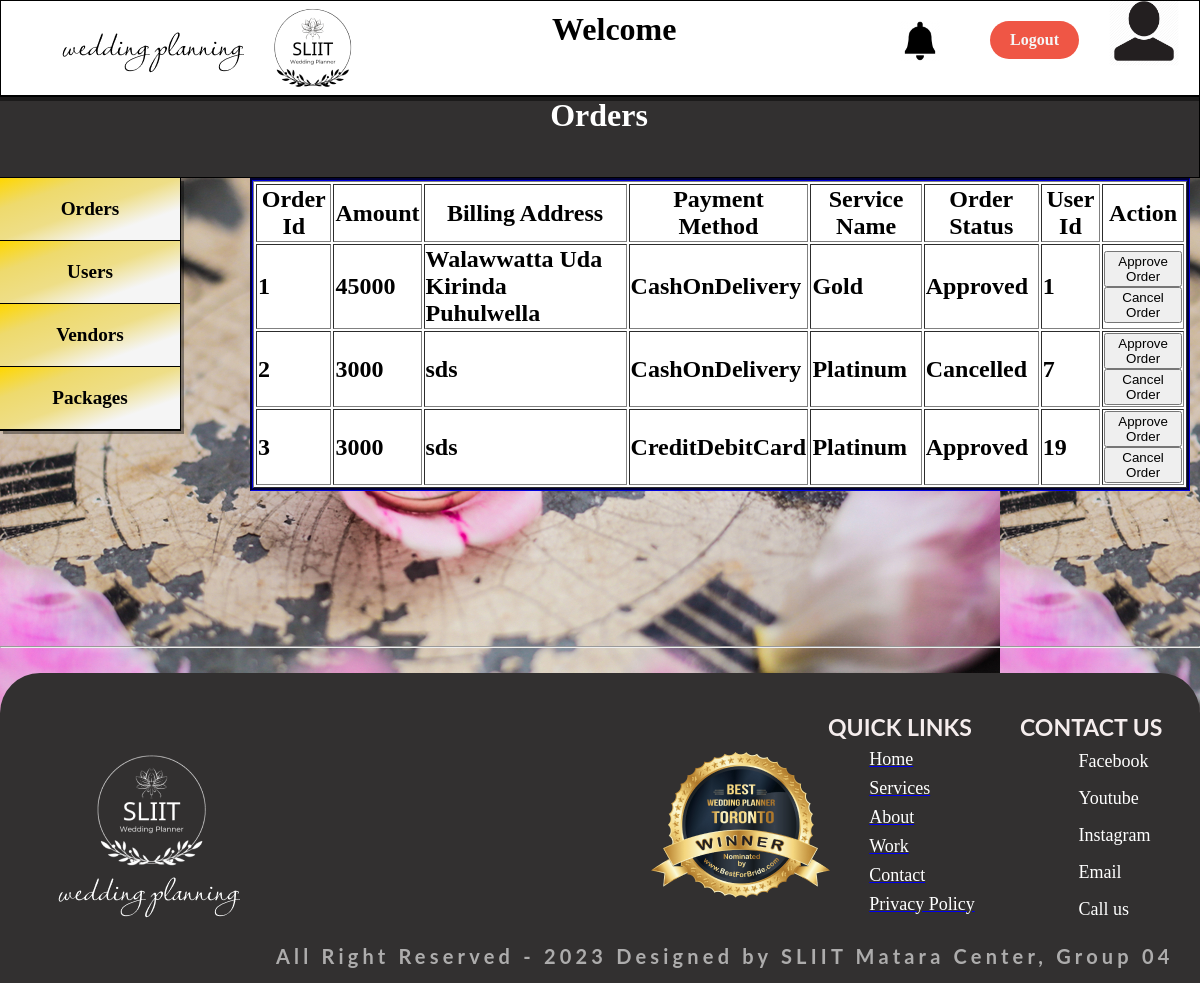
Screenshot of /MgDashboard/orders.php (signed in) with the database file from the repository.
### tables this page shows
CREATE TABLE `orders` (
  `order_id` int(11) NOT NULL,
  `Amount` int(11) NOT NULL,
  `BillingAddress` varchar(500) NOT NULL,
  `PaymentMethod` varchar(200) NOT NULL,
  `serviceName` varchar(500) NOT NULL,
  `orderStatus` varchar(200) NOT NULL DEFAULT 'pending',
  `user_id` int(200) NOT NULL
);

### MgDashboard/orders.php (the view, shortened to what this page needs)
<?php
	include_once './logHeader.php';
?>
<!DOCTYPE html>
<html lang="en">
    <head>
        <link rel="stylesheet" href="./Style/package.css">
    </head>
    <body>
        <main style="background-image: url(./images/bg1.jpg);">
            <div id="top">
                <center><h1 style="padding-bottom: 5px;"> Orders</h1></center>
            </div>
	   <ul class="nav-menu">
            <li><a href="orders.php">Orders</a></li>
            <li><a href="userprofile.php">Users</a></li>
            <li><a href="vendor.php">Vendors</a></li>
			<li><a href="package.php">Packages</a></li>
        </ul>
		<?php
			$sql = "select * from orders";
			$result = $conn->query($sql);
		?>
		<div class="mn_package">
			<div><h2>
			<div class = "productData">
			<table border = "1" width = 100%>
				<tr>
                    <th>Order Id </th>
					<th>Amount </th>
					<th>Billing Address</th>
					<th>Payment Method</th>
                    <th>Service Name</th>
                    <th>Order Status</th>
                    <th>User Id</th>
					<th>Action </th>
				</tr>
			<?php
					while($row = $result->fetch_assoc())
					{
						echo"<tr>";
                        echo"<td>".$row["order_id"]."</td>";
						echo"<td>".$row["Amount"]."</td>";
						echo"<td>".$row["BillingAddress"]."</td>";
						echo"<td>".$row["PaymentMethod"]."</td>";
                        echo"<td>".$row["serviceName"]."</td>";
                        echo"<td>".$row["orderStatus"]."</td>";
                        echo"<td>".$row["user_id"]."</td>";
						echo"<td>
							<a href = '#?id=$row[order_id]'></a>";
			?>
							<div id="delete-btn">
								<a id="cancel-link" href="orderapprove.php?orderid=<?php echo $row['order_id']."&userid=".$row['user_id']?>">
									<button id="delete-btn">Approve Order</button>
								</a>
							</div>
							<div id="delete-btn">
								<a id="cancel-link" href="ordercancel.php?orderid=<?php echo $row['order_id']."&userid=".$row['user_id']?>">
									<button id="delete-btn">Cancel Order</button>
								</a>
							</div>
			<?php echo"
							</td>";
						echo "</tr>";
					}
			?>
			</table>
			</div>
			</h2></div>
		</div>
	<hr>
         <?php
             include_once 'footer.php';
        ?>
    </body>
</html>

### MgDashboard/logHeader.php (shortened to what this page needs)
<!DOCTYPE html>
<html lang="en">
    <head>
		<link rel="stylesheet" href="./Style/logheader.css">
    </head>
    <body>
		<header>
            <img src="./images/logo/Logo.png" alt="logo" />
            <h1>Welcome</h1>
            <nav>
                <ul>
                    <a href="#"><img id="notify" src="./images/dashboard/notifi.png" alt="logo"/></a>
                    <a href="myprofile.html"><img id="prof" src="./images/dashboard/profile.png" alt="logo"/></a>
                    <a href="../includes/logout.php"><button type="button" id="lout">Logout</button></a>
                </ul>
            </nav>
        </header>
    </body>
</html>

### MgDashboard/footer.php (shortened to what this page needs)
<!DOCTYPE html>
<html lang="en">
    <head>
        <link rel="stylesheet" href="./Style/package.css">
    </head>
    <body>
        <footer id="footer">
                <div>
                    <div>
                        <img src="../Src/Images/logo/white-logo.png" alt="">
                        <img src="../Src/Images/footer/Planner 1.png" alt="">
                        <ul>
                            <a href="../index.php"><li>Home</li></a>
                            <a href="../service.php"><li>Services</li></a>
                            <a href="../LogAboutus.php"><li>About</li></a>
                            <a href="#"><li>Work</li></a>
                            <a href="../LogContact.php"><li>Contact</li></a>
                            <a href="../privacy_policy.php"><li>Privacy Policy</li></a>
                        </ul>
                        <ul>
                            <a href="#"></a><li>Facebook</li></a>
                            <a href="#"></a><li>Youtube</li></a>
                            <a href="#"></a><li>Instagram</li></a>
                            <a href="#"></a><li>Email</li></a>
                            <a href="#"></a><li>Call us</li></a>
                        </ul>
                    </div>
                    <h3>Quick links</h3>
                    <h3>Contact Us</h3>
                    <p>All Right Reserved - 2023 Designed by SLIIT Matara Center, Group 04</p>
                </div>
        </footer>
    </body>
</html>

### MgDashboard/Style/logheader.css (style rules this page uses)
body { margin: 0; }
header { height: 94px; background: #fff; border: 1px solid black; position: relative; box-shadow: 0px 0px 0px 5px rgba(0, 0, 0, 0.471); z-index: 10; }
header > img { position: relative; left: 61px; }
header > nav { position: absolute; right: 20px; top: 10px; }
header > h1 { position: absolute; margin-left: 46%; margin-right: 54%; top: 10px; font-family: Lateef; }
#notify { height: 40px; width: 40px; margin-right: 50px; margin-top: 10px; }
#lout { background-color:rgb(239, 86, 69); color: whitesmoke; font-weight: bold; padding: 10px 20px 10px 20px; font-size: 16px; border: none; cursor: pointer; border-radius: 50px; font-family: Lateef; float: right; margin-top: 10px; }
#prof { height: 70px; width: 70px; float: right; margin-left: 30px; margin-top: -15px; }
main::after { content: ""; clear: both; display: table; }

### MgDashboard/Style/package.css (style rules this page uses)
* { margin: 0; }
#top { height: 80px; width: 100%; margin: 0; float: right; color: white; background: #323030; border: 1px solid black; text-align: center; }
.nav-menu { list-style-type: none; margin: 0; padding: 0; width: 15%; background-color: white; float: left; height: 80%; overflow: auto; text-align: center; font-weight: bold; font-family: lateef; font-size: larger; border-bottom: 1px solid black; border-right: 1px solid black; box-shadow: 3px 3px 0px 0px rgba(0, 0, 0, 0.393); }
.nav-menu > li a { display: block; color: #000; padding: 20px 10px; text-decoration: none; font-family: Lateef; border-bottom: 1px solid black; background-image: linear-gradient( to bottom right, gold, rgb(238, 218, 109), rgb(238, 222, 135), whitesmoke, whitesmoke ); }
.mn_package { height: 550px; }
.productData { background-color: white; margin-top: 15px; margin-bottom: 10px; margin-right: 10px; margin-left: 250px; border-style: groove; border-color: DarkBlue; max-height: 390px; overflow-y: scroll; }
footer > div { height: 310px; flex-shrink: 0; border-radius: 40px 40px 0px 0px; background: #323030; margin-top: 25px; }
footer > div > div { display: flex; justify-content: space-around; align-items: center; }
footer > div > div > img:nth-child(1) { margin-top: 33px; }
footer > div > div > img:nth-child(2) { margin-left: 300px; margin-top: 57px; }
footer > div > div ul { display: inline-flex; flex-direction: column; justify-content: center; align-items: flex-start; gap: 8px; margin-top: 70px; margin-left: -100px; }
footer > div > div > ul:nth-child(3) { padding-right: 65px; }
footer > div > div > ul li { list-style: none; cursor: pointer; font-size: 16px; color: #ffffff; font-family: saunion-serif, Georgia, Times New Roman, Times, serifns-serif; font-size: 18px; font-style: normal; font-weight: 400; line-height: normal; }
footer > div > h3 { color: #f5eded; font-family: Lato; font-size: 23px; font-style: normal; font-weight: 700; line-height: normal; text-transform: uppercase; }
footer > div { position: relative; }
footer > div > h3:nth-child(2) { position: absolute; right: 0; top: 0; left: 69%; margin-top: 40px; }
footer > div > h3:nth-child(3) { position: absolute; right: 0; top: 0; left: 85%; margin-top: 40px; }
footer > div > p:nth-child(4) { color: #ffffff; font-family: Lato; font-size: 20px; font-style: normal; font-weight: 700; line-height: normal; letter-spacing: 4.2px; opacity: 0.6; margin: auto; position: relative; display: inline-block; margin-left: 23%; margin-top: 2%; }

### rows the page displays
orders: order_id "1", Amount "45000", BillingAddress "Walawwatta Uda Kirinda Puhulwella", PaymentMethod "CashOnDelivery", serviceName "Gold", orderStatus "Approved", user "1"
orders: order_id "2", Amount "3000", BillingAddress "sds", PaymentMethod "CashOnDelivery", serviceName "Platinum", orderStatus "Cancelled", user "7"
orders: order_id "3", Amount "3000", BillingAddress "sds", PaymentMethod "CreditDebitCard", serviceName "Platinum", orderStatus "Approved", user "19"
